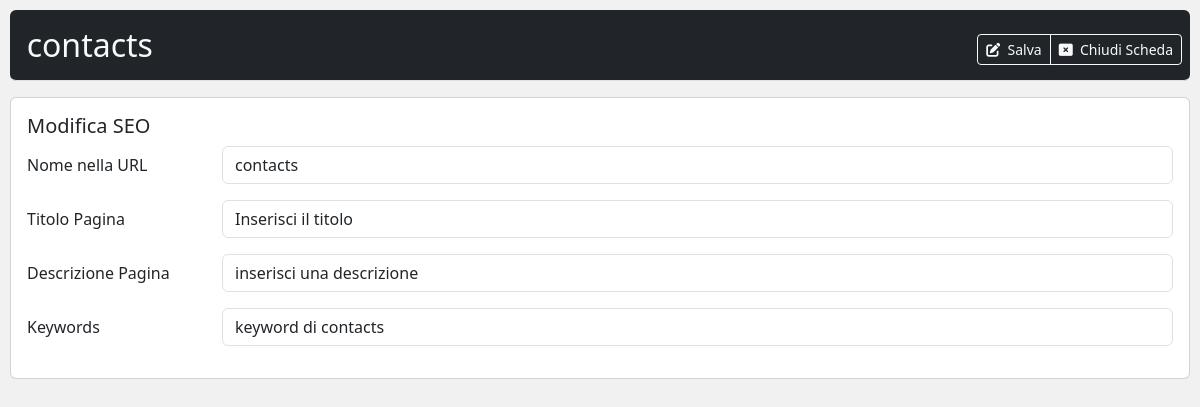
/admin/ui-gestisci/modifica_seo.php?id=3 (signed in), run on the app's committed database.
### tables this page shows
CREATE TABLE `seo` (
  `id` int(11) NOT NULL,
  `editor_page` varchar(255) NOT NULL,
  `page_name` varchar(255) NOT NULL,
  `slug` varchar(255) NOT NULL,
  `title` varchar(255) DEFAULT NULL,
  `description` text,
  `keywords` text
);

### admin/ui-gestisci/modifica_seo.php (the view, shortened to what this page needs)
<?php
require '../../conn.php';
if (isset($_GET['id']) && is_numeric($_GET['id'])) {
    $id = $_GET['id'];
} else {
    $result = 'Id pagina non trovato';
    exit;
}
$stmt = $conn->prepare("SELECT * FROM seo WHERE id = ?");
$stmt->bind_param("i", $id);
$stmt->execute();
$result = $stmt->get_result();
if ($result->num_rows > 0) {
    $row = $result->fetch_assoc();
    $page_name = $row['page_name'];
    $slug = $row['slug'];
    $title = $row['title'];
    $description = $row['description'];
    $keywords = $row['keywords'];
} else {
    $result = 'Pagina non trovata';
    exit;
}
?>
<!DOCTYPE html>
<html lang="it">
<head>
    <?php include '../materials/head_content.php'; ?>
</head>
<body style="background-color: #f1f1f1;">
<form action="" method="POST" style="padding: 10px;">
    <div class="d-flex justify-content-between flex-wrap flex-md-nowrap align-items-center pt-3 pb-2 mb-3 border-bottom bg-dark text-light rounded-2">
        <h1 class="h2">&nbsp;&nbsp;<?php echo htmlspecialchars($page_name); ?></h1>
        <div class="btn-toolbar mb-2 mb-md-0">
            <div class="btn-group me-2">
                <button type="submit" onclick="saveAndRefresh();" class="btn btn-sm btn-outline-light"><i class="fa-solid fa-pen-to-square"></i>&nbsp; Salva</button>
                <a href="#" class="btn btn-sm btn-outline-light" onclick="exit();"><i class="fa-solid fa-rectangle-xmark"></i>&nbsp; Chiudi Scheda</a>
            </div>
        </div>
    </div>
    <div class="row">
        <div class="col-md-12">
            <div class="card mb-3">
                <div class="card-body">
                    <h5 class="card-title">Modifica SEO</h5>
                    <div class="mb-3 row">
                        <label class="col-sm-2 col-form-label">Nome nella URL</label>
                        <div class="col-sm-10">
                            <input type="text" readonly class="form-control" value="<?php echo htmlspecialchars($slug); ?>">
                        </div>
                    </div>
                    <div class="mb-3 row">
                        <label class="col-sm-2 col-form-label">Titolo Pagina</label>
                        <div class="col-sm-10">
                            <input type="text" name="title" class="form-control" value="<?php echo htmlspecialchars($title); ?>">
                        </div>
                    </div>
                    <div class="mb-3 row">
                        <label class="col-sm-2 col-form-label">Descrizione Pagina</label>
                        <div class="col-sm-10">
                            <input type="text" name="description" class="form-control" value="<?php echo htmlspecialchars($description); ?>">
                        </div>
                    </div>
                    <div class="mb-3 row">
                        <label class="col-sm-2 col-form-label">Keywords</label>
                        <div class="col-sm-10">
                            <input type="text" name="keywords" class="form-control" value="<?php echo htmlspecialchars($keywords); ?>">
                        </div>
                    </div>
                </div>
            </div>
        </div>
    </div>
</form>
<?php include '../materials/script.php'; ?>
</body>
</html>

### admin/materials/dashboard.css (style rules this page uses)
body { font-size: .875rem; }

### data on the page
seo: page_name "contacts", slug "contacts", title "Inserisci il titolo", description "inserisci una descrizione", keywords "keyword di contacts"
